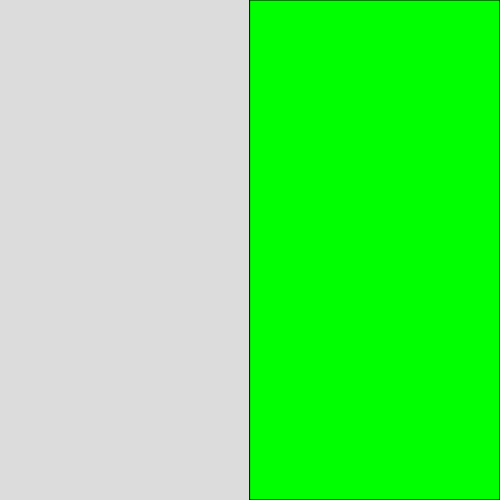
Frame 1 (no input)
Frame 60 (no input): identical to frame 1, image omitted
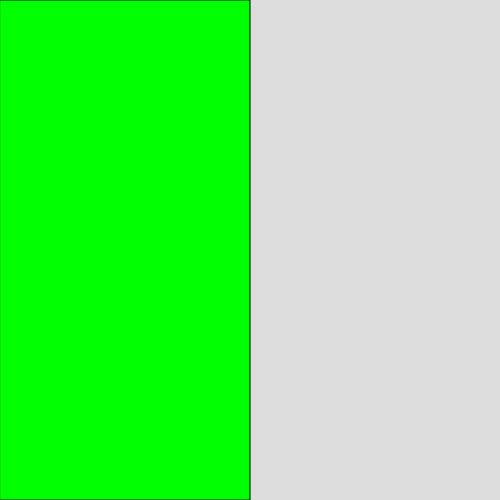
Frame 120 (the mouse pressed at the canvas centre since frame 60)

The p5.js sketch that drew these frames (run headless with seeded random() and noise() and a simulated clock; from frame 60 on, the mouse is pressed at the canvas centre):

// p5.js sketch
// ── sketch.js


function setup() {
  createCanvas(500, 500);

}

function draw() {
  background(220);
  fill(0,255,0);
  if (mouseX >= 250){
    rect(0,0,250,500);
  }else{
    rect(250,0,250,500);
  }

}
